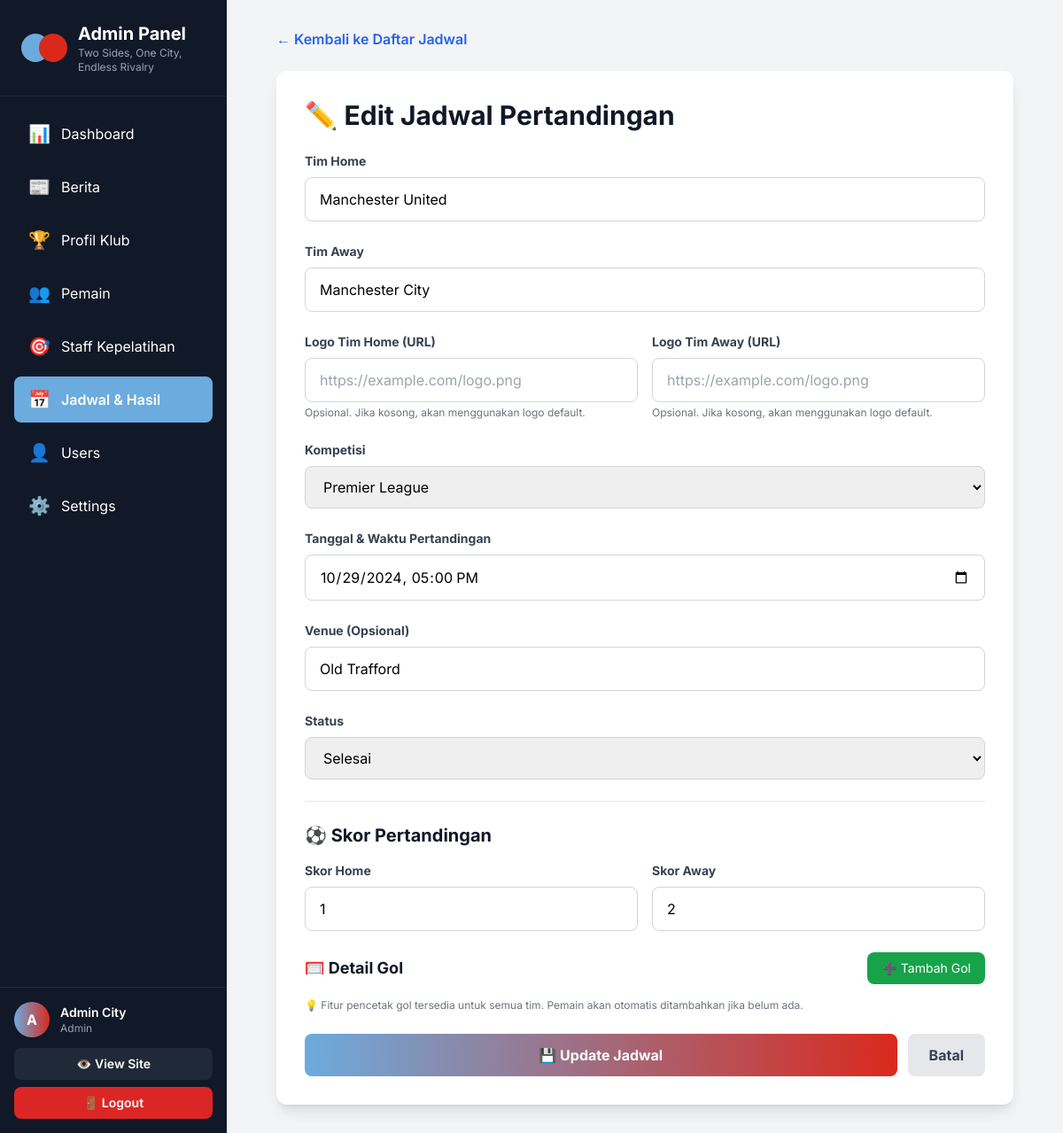
Screenshot of /admin/schedule/edit.php?id=2 (signed in) with the database file from the repository.
### tables this page shows
CREATE TABLE clubs (
    id INT PRIMARY KEY AUTO_INCREMENT,
    name VARCHAR(100) NOT NULL,
    full_name VARCHAR(150) NOT NULL,
    code VARCHAR(20) NOT NULL UNIQUE,
    founded_year INT NOT NULL,
    stadium_name VARCHAR(100),
    stadium_location VARCHAR(100),
    stadium_capacity INT,
    color_primary VARCHAR(7),
    color_secondary VARCHAR(7),
    history TEXT,
    achievements TEXT,
    created_at TIMESTAMP DEFAULT CURRENT_TIMESTAMP
);

CREATE TABLE matches (
    id INT PRIMARY KEY AUTO_INCREMENT,
    home_team_id INT NOT NULL,
    away_team_id INT NOT NULL,
    competition VARCHAR(100) NOT NULL,
    match_date DATETIME NOT NULL,
    venue VARCHAR(100),
    home_score INT DEFAULT NULL,
    away_score INT DEFAULT NULL,
    status ENUM('scheduled', 'live', 'finished', 'postponed') DEFAULT 'scheduled',
    created_at TIMESTAMP DEFAULT CURRENT_TIMESTAMP,
    updated_at TIMESTAMP DEFAULT CURRENT_TIMESTAMP ON UPDATE CURRENT_TIMESTAMP,
    FOREIGN KEY (home_team_id) REFERENCES clubs(id) ON DELETE CASCADE,
    FOREIGN KEY (away_team_id) REFERENCES clubs(id) ON DELETE CASCADE,
    INDEX idx_date (match_date),
    INDEX idx_status (status)
);

### includes/config.php (called while the page is built, shortened)
<?php
class Database {
    private static $instance = null;
    private $connection;
    private function __construct() {
        $this->connection = new mysqli(DB_HOST, DB_USER, DB_PASS, DB_NAME);
        $this->connection->set_charset("utf8mb4");
    }
    public static function getInstance() {
        if (self::$instance === null) {
            self::$instance = new Database();
        }
        return self::$instance;
    }
    public function getConnection() {
        return $this->connection;
    }
}
function getDB() {
    return Database::getInstance()->getConnection();
}
function getCurrentAdmin() {
    $db = getDB();
    $admin_id = $_SESSION['admin_id'];
    $stmt = $db->prepare("SELECT id, username, email, full_name, role FROM admins WHERE id = ?");
    $stmt->bind_param("i", $admin_id);
    $stmt->execute();
    $result = $stmt->get_result();
    return $result->fetch_assoc();
}
?>

### admin/schedule/edit.php (the view, shortened to what this page needs)
<?php
require_once '../../includes/config.php';
$db = getDB();
$admin = getCurrentAdmin();
$id = isset($_GET['id']) ? (int)$_GET['id'] : 0;
$stmt = $db->prepare("SELECT * FROM matches WHERE id = ?");
$stmt->bind_param("i", $id);
$stmt->execute();
$match = $stmt->get_result()->fetch_assoc();
$stmt = $db->prepare("SELECT h.name as home_name, a.name as away_name FROM matches m JOIN clubs h ON m.home_team_id = h.id JOIN clubs a ON m.away_team_id = a.id WHERE m.id = ?");
$stmt->bind_param("i", $id);
$stmt->execute();
$team_names = $stmt->get_result()->fetch_assoc();
include '../includes/header.php';
?>
<main class="max-w-4xl mx-auto px-4 sm:px-6 lg:px-8 py-8">
    <div class="mb-6">
        <a href="index.php" class="text-blue-600 hover:text-blue-800 font-semibold">← Kembali ke Daftar Jadwal</a>
    </div>
    <div class="bg-white rounded-xl shadow-lg p-8">
        <h1 class="text-3xl font-bold text-gray-900 mb-6">✏️ Edit Jadwal Pertandingan</h1>
        <form method="POST" action="" class="space-y-6">
            <div>
                <label class="block text-sm font-bold text-gray-700 mb-2">Tim Home</label>
                <input type="text" name="home_team_name" required value="<?php echo $team_names['home_name']; ?>"
                       placeholder="Contoh: Manchester City, Arsenal, Chelsea"
                       class="w-full px-4 py-3 border border-gray-300 rounded-lg focus:ring-2 focus:ring-city-blue focus:border-transparent">
            </div>
            <div>
                <label class="block text-sm font-bold text-gray-700 mb-2">Tim Away</label>
                <input type="text" name="away_team_name" required value="<?php echo $team_names['away_name']; ?>"
                       placeholder="Contoh: Manchester United, Liverpool, Tottenham"
                       class="w-full px-4 py-3 border border-gray-300 rounded-lg focus:ring-2 focus:ring-city-blue focus:border-transparent">
            </div>
            <div class="grid grid-cols-2 gap-4">
                <div>
                    <label class="block text-sm font-bold text-gray-700 mb-2">Logo Tim Home (URL)</label>
                    <input type="url" name="home_logo_url" value="<?php echo $_POST['home_logo_url'] ?? ''; ?>"
                           placeholder="https://example.com/logo.png"
                           class="w-full px-4 py-3 border border-gray-300 rounded-lg focus:ring-2 focus:ring-city-blue focus:border-transparent">
                    <p class="text-xs text-gray-500 mt-1">Opsional. Jika kosong, akan menggunakan logo default.</p>
                </div>
                <div>
                    <label class="block text-sm font-bold text-gray-700 mb-2">Logo Tim Away (URL)</label>
                    <input type="url" name="away_logo_url" value="<?php echo $_POST['away_logo_url'] ?? ''; ?>"
                           placeholder="https://example.com/logo.png"
                           class="w-full px-4 py-3 border border-gray-300 rounded-lg focus:ring-2 focus:ring-city-blue focus:border-transparent">
                    <p class="text-xs text-gray-500 mt-1">Opsional. Jika kosong, akan menggunakan logo default.</p>
                </div>
            </div>
            <div>
                <label class="block text-sm font-bold text-gray-700 mb-2">Kompetisi</label>
                <select name="competition" required class="w-full px-4 py-3 border border-gray-300 rounded-lg focus:ring-2 focus:ring-city-blue focus:border-transparent">
                    <option value="Premier League" <?php echo ($match['competition'] === 'Premier League') ? 'selected' : ''; ?>>Premier League</option>
                </select>
            </div>
            <div>
                <label class="block text-sm font-bold text-gray-700 mb-2">Tanggal & Waktu Pertandingan</label>
                <input type="datetime-local" name="match_date" required value="<?php echo date('Y-m-d\TH:i', strtotime($match['match_date'])); ?>" class="w-full px-4 py-3 border border-gray-300 rounded-lg focus:ring-2 focus:ring-city-blue focus:border-transparent">
            </div>
            <div>
                <label class="block text-sm font-bold text-gray-700 mb-2">Venue (Opsional)</label>
                <input type="text" name="venue" value="<?php echo $match['venue']; ?>" placeholder="Contoh: Old Trafford, Etihad Stadium" class="w-full px-4 py-3 border border-gray-300 rounded-lg focus:ring-2 focus:ring-city-blue focus:border-transparent">
            </div>
            <div>
                <label class="block text-sm font-bold text-gray-700 mb-2">Status</label>
                <select name="status" id="status" required class="w-full px-4 py-3 border border-gray-300 rounded-lg focus:ring-2 focus:ring-city-blue focus:border-transparent">
                    <option value="finished" <?php echo ($match['status'] === 'finished') ? 'selected' : ''; ?>>Selesai</option>
                </select>
            </div>
            <div id="scoreSection" style="display: <?php echo ($match['status'] === 'finished') ? 'block' : 'none'; ?>;" class="border-t pt-6">
                <h3 class="text-xl font-bold text-gray-900 mb-4">⚽ Skor Pertandingan</h3>
                <div class="grid grid-cols-2 gap-4 mb-6">
                    <div>
                        <label class="block text-sm font-bold text-gray-700 mb-2">Skor Home</label>
                        <input type="number" name="home_score" id="home_score" min="0" value="<?php echo $match['home_score']; ?>" class="w-full px-4 py-3 border border-gray-300 rounded-lg focus:ring-2 focus:ring-city-blue focus:border-transparent">
                    </div>
                    <div>
                        <label class="block text-sm font-bold text-gray-700 mb-2">Skor Away</label>
                        <input type="number" name="away_score" id="away_score" min="0" value="<?php echo $match['away_score']; ?>" class="w-full px-4 py-3 border border-gray-300 rounded-lg focus:ring-2 focus:ring-city-blue focus:border-transparent">
                    </div>
                </div>
                <div class="mb-6">
                    <div class="flex items-center justify-between mb-4">
                        <h4 class="text-lg font-bold text-gray-900">🥅 Detail Gol</h4>
                        <button type="button" onclick="addGoal()" class="px-4 py-2 bg-green-600 text-white rounded-lg hover:bg-green-700 transition text-sm">
                            ➕ Tambah Gol
                        </button>
                    </div>
                    <p class="text-xs text-gray-500 mt-2">
                        💡 Fitur pencetak gol tersedia untuk semua tim. Pemain akan otomatis ditambahkan jika belum ada.
                    </p>
                </div>
            </div>
            <div class="flex gap-3">
                <button type="submit" class="flex-1 py-3 bg-gradient-to-r from-city-blue to-united-red text-white font-bold rounded-lg hover:shadow-lg transition">
                    💾 Update Jadwal
                </button>
                <a href="index.php" class="px-6 py-3 bg-gray-200 text-gray-700 font-bold rounded-lg hover:bg-gray-300 transition">
                    Batal
                </a>
            </div>
        </form>
    </div>
</main>

### admin/includes/header.php (shortened to what this page needs)
<!DOCTYPE html>
<html lang="id">
<head>
    <script src="https://cdn.tailwindcss.com"></script>
</head>
<body class="bg-gray-100">
    <div class="flex h-screen">
        <aside class="w-64 bg-gray-900 text-white flex flex-col flex-shrink-0">
            <div class="p-6 border-b border-gray-800">
                <div class="flex items-center space-x-3">
                    <div class="flex">
                        <div class="w-8 h-8 bg-city-blue rounded-full"></div>
                        <div class="w-8 h-8 bg-united-red rounded-full -ml-3"></div>
                    </div>
                    <div>
                        <h1 class="text-xl font-bold">Admin Panel</h1>
                        <p class="text-xs text-gray-400">Two Sides, One City,</p>
                        <p class="text-xs text-gray-400">Endless Rivalry</p>
                    </div>
                </div>
            </div>
            <nav class="flex-1 p-4 space-y-2 overflow-y-auto">
                <?php
                $current_path = $_SERVER['PHP_SELF'];
                $is_in_subdir = strpos($current_path, '/admin/') !== false && substr_count($current_path, '/') > 2;
                $base = $is_in_subdir ? '../' : '';
                $current_page = basename(dirname($_SERVER['PHP_SELF']));
                ?>
                <a href="<?php echo $base; ?>dashboard.php" class="flex items-center space-x-3 px-4 py-3 <?php echo basename($_SERVER['PHP_SELF']) === 'dashboard.php' ? 'bg-city-blue text-white font-semibold' : 'hover:bg-gray-800'; ?> rounded-lg transition">
                    <span class="text-xl">📊</span>
                    <span>Dashboard</span>
                </a>
                <a href="<?php echo $base; ?>article/index.php" class="flex items-center space-x-3 px-4 py-3 <?php echo $current_page === 'article' ? 'bg-city-blue text-white font-semibold' : 'hover:bg-gray-800'; ?> rounded-lg transition">
                    <span class="text-xl">📰</span>
                    <span>Berita</span>
                </a>
                <a href="<?php echo $base; ?>profil-klub/index.php" class="flex items-center space-x-3 px-4 py-3 <?php echo $current_page === 'profil-klub' ? 'bg-city-blue text-white font-semibold' : 'hover:bg-gray-800'; ?> rounded-lg transition">
                    <span class="text-xl">🏆</span>
                    <span>Profil Klub</span>
                </a>
                <a href="<?php echo $base; ?>players/index.php" class="flex items-center space-x-3 px-4 py-3 <?php echo $current_page === 'players' ? 'bg-city-blue text-white font-semibold' : 'hover:bg-gray-800'; ?> rounded-lg transition">
                    <span class="text-xl">👥</span>
                    <span>Pemain</span>
                </a>
                <a href="<?php echo $base; ?>staff/index.php" class="flex items-center space-x-3 px-4 py-3 <?php echo $current_page === 'staff' ? 'bg-city-blue text-white font-semibold' : 'hover:bg-gray-800'; ?> rounded-lg transition">
                    <span class="text-xl">🎯</span>
                    <span>Staff Kepelatihan</span>
                </a>
                <a href="<?php echo $base; ?>schedule/index.php" class="flex items-center space-x-3 px-4 py-3 <?php echo $current_page === 'schedule' ? 'bg-city-blue text-white font-semibold' : 'hover:bg-gray-800'; ?> rounded-lg transition">
                    <span class="text-xl">📅</span>
                    <span>Jadwal & Hasil</span>
                </a>
                <a href="<?php echo $base; ?>users/index.php" class="flex items-center space-x-3 px-4 py-3 <?php echo $current_page === 'users' ? 'bg-city-blue text-white font-semibold' : 'hover:bg-gray-800'; ?> rounded-lg transition">
                    <span class="text-xl">👤</span>
                    <span>Users</span>
                </a>
                <a href="<?php echo $base; ?>settings.php" class="flex items-center space-x-3 px-4 py-3 <?php echo basename($_SERVER['PHP_SELF']) === 'settings.php' ? 'bg-city-blue text-white font-semibold' : 'hover:bg-gray-800'; ?> rounded-lg transition">
                    <span class="text-xl">⚙️</span>
                    <span>Settings</span>
                </a>
            </nav>
            <div class="p-4 border-t border-gray-800">
                <div class="flex items-center space-x-3 mb-3">
                    <?php if (!empty($admin['photo_url']) && file_exists('../' . $admin['photo_url'])): ?>
                        <img src="<?php echo $is_in_subdir ? '../../' : '../'; ?><?php echo $admin['photo_url']; ?>"
                             alt="<?php echo $admin['full_name']; ?>"
                             class="w-10 h-10 rounded-full object-cover border-2 border-city-blue">
                    <?php else: ?>
                        <div class="w-10 h-10 bg-gradient-to-r from-city-blue to-united-red rounded-full flex items-center justify-center text-white font-bold">
                            <?php echo strtoupper(substr($admin['username'], 0, 1)); ?>
                        </div>
                    <?php endif; ?>
                    <div class="flex-1">
                        <p class="font-semibold text-sm"><?php echo $admin['full_name']; ?></p>
                        <p class="text-xs text-gray-400"><?php echo ucfirst($admin['role']); ?></p>
                    </div>
                </div>
                <a href="<?php echo $is_in_subdir ? '../../' : '../'; ?>index.php" target="_blank" class="block w-full text-center px-4 py-2 bg-gray-800 hover:bg-gray-700 rounded-lg text-sm font-semibold transition mb-2">
                    👁️ View Site
                </a>
                <a href="<?php echo $base; ?>logout.php" class="block w-full text-center px-4 py-2 bg-red-600 hover:bg-red-700 rounded-lg text-sm font-semibold transition">
                    🚪 Logout
                </a>
            </div>
        </aside>
        <main class="flex-1 overflow-y-auto">

### admin/includes/header.php (style rules this page uses)
body { font-family: 'Inter', sans-serif; }

### rows the page displays
clubs: home_team_name "Manchester United", away_team_name "Manchester City"
matches: competition "Premier League", match_date "10/29/2024 17:00", venue "Old Trafford", status "Selesai", home_score "1", away_score "2"

### other values shown
substr($admin['username'], 0, 1) "A"
$admin['full_name'] "Admin City"
$admin['role'] "Admin"
